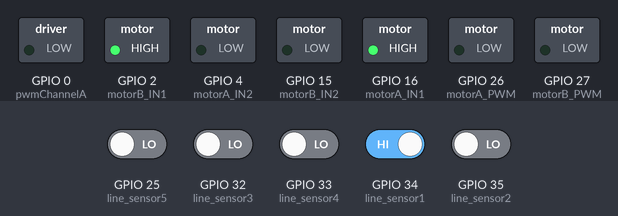
Bench run of a sketch on a simulated ESP32. On the bench: switched loads named in the sketch (green lamp = pin HIGH). The test bench sets the inputs (shaded band); at power-on: GPIO 34 (line_sensor1) HIGH, GPIO 25 (line_sensor5), GPIO 32 (line_sensor3), GPIO 33 (line_sensor4), GPIO 35 (line_sensor2) LOW. What the sketch prints to the serial monitor is not drawn.

Above: at 1.2 s.
1.3 s: GPIO 34 (line_sensor1) driven LOW
3.2 s: GPIO 25 (line_sensor5) driven HIGH and GPIO 32 (line_sensor3) driven HIGH and GPIO 33 (line_sensor4) driven HIGH and GPIO 34 (line_sensor1) driven HIGH and GPIO 35 (line_sensor2) driven HIGH
5.1 s: GPIO 25 (line_sensor5) driven LOW
At 6.1 s:
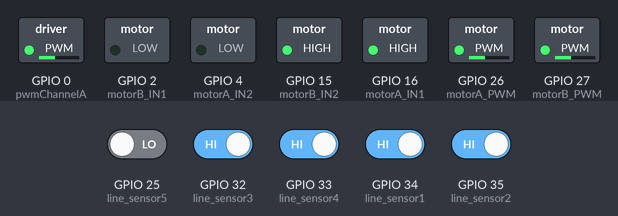
6.6 s: GPIO 34 (line_sensor1) driven LOW
At 7.2 s:
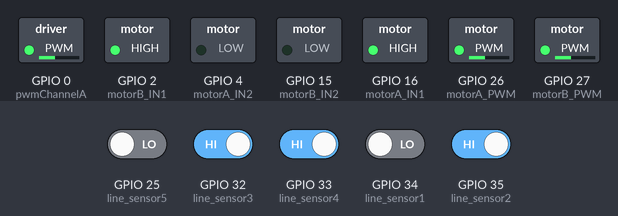
8.1 s: GPIO 25 (line_sensor5) driven HIGH
At 8.4 s:
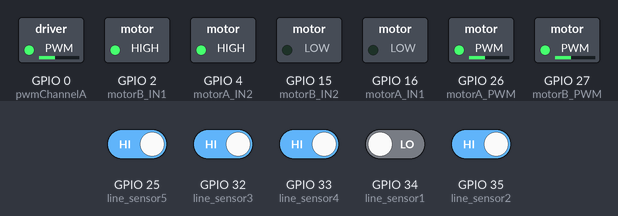
9.6 s: GPIO 32 (line_sensor3) driven LOW
At 10.7 s:
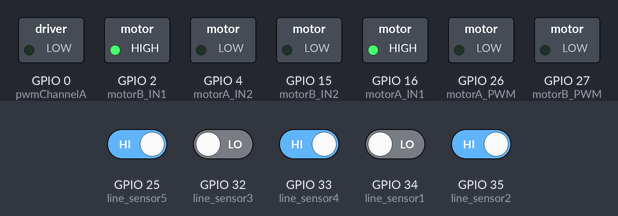
Timing chart, 0 to 12.1 s (numbered marks = the images above; inputs shaded):
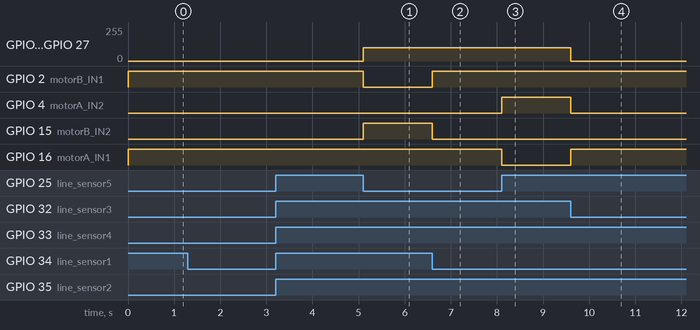

The sketch:

motor-driver-pwm.ino
```cpp
#include <driver/ledc.h>


// PWM Channels
const int pwmChannelA = 0;
const int pwmChannelB = 1;
const int pwmFreq = 5000;      // 5 KHz (bisa kamu sesuaikan)
const int pwmResolution = 8;   // 8-bit (0–255)

//pin roda
const int motorA_PWM = 26;
const int motorB_PWM = 27;
const int motorA_IN1 = 16;  // Motor kanan
const int motorA_IN2 = 4;
const int motorB_IN1 = 2;  // Motor kiri
const int motorB_IN2 = 15;

//pin sensor garis
const int line_sensor1 = 34; //paling kiri
const int line_sensor2 = 35;
const int line_sensor3 = 32;
const int line_sensor4 = 33;
const int line_sensor5 = 25;

void setup() {
  // put your setup code here, to run once:
  pinMode (motorA_IN1, OUTPUT);
  pinMode (motorA_IN2, OUTPUT);
  pinMode (motorB_IN1, OUTPUT);
  pinMode (motorB_IN2, OUTPUT);

  // Setup PWM
  ledcAttach(pwmChannelA, pwmFreq, pwmResolution);  // Set PWM untuk motor A
  ledcAttachPin(motorA_PWM, pwmChannelA);          // Attach pin PWM motor A

  ledcSetup(pwmChannelB, pwmFreq, pwmResolution);  // Set PWM untuk motor B
  ledcAttachPin(motorB_PWM, pwmChannelB);          // Attach pin PWM motor B


  pinMode (line_sensor1, INPUT);
  pinMode (line_sensor2, INPUT);
  pinMode (line_sensor3, INPUT);
  pinMode (line_sensor4, INPUT);
  pinMode (line_sensor5, INPUT);
}

void loop() {
  // put your main code here, to run repeatedly:
  int s1 = digitalRead(line_sensor1);
  int s2 = digitalRead(line_sensor2);
  int s3 = digitalRead(line_sensor3);
  int s4 = digitalRead(line_sensor4);
  int s5 = digitalRead(line_sensor5);


  if (s1 == LOW && s2 == HIGH && s3 == HIGH && s4 == HIGH && s5 == LOW) {
    // Maju
    Serial.println("Maju");
    move_motors(100,true, 100, true);
  }
  else if (s1 == LOW && s2 == HIGH && s3 == HIGH && s4 == HIGH && s5 == HIGH) {
    // Belok kanan
    Serial.println("Belok Kanan");
    move_motors(100,false, 100, true);
  }
  else if (s1 == HIGH && s2 == HIGH && s3 == HIGH && s4 == HIGH && s5 == LOW) {
    // Belok kiri
    Serial.println("Belok Kiri");
    move_motors(100,true, 100, false);
  }
  else if (s1 == HIGH && s2 == HIGH && s3 == HIGH && s4 == HIGH && s5 == HIGH) {
    // Stop (semua sensor mendeteksi garis)
    Serial.println("berhenti, dipersimpangan");
    stop_motors();
  }
  else if (s1 == LOW && s2 == LOW && s3 == LOW && s4 == LOW && s5 == LOW) {
    // Stop (semua sensor mendeteksi garis)
    Serial.println("berhenti, tidak ad garis");
    stop_motors();
  }
  else {
    // Default: berhenti
    stop_motors();
  }

}

void stop_motors() {
  move_motors(0, true, 0, true);
}

void move_motors(int speedA, bool forwardA, int speedB, bool forwardB) {
  digitalWrite(motorA_IN1, forwardA ? HIGH : LOW);
  digitalWrite(motorA_IN2, forwardA ? LOW : HIGH);
  ledcWrite(pwmChannelA, speedA);

  digitalWrite(motorB_IN1, forwardB ? HIGH : LOW);
  digitalWrite(motorB_IN2, forwardB ? LOW : HIGH);
  ledcWrite(pwmChannelB, speedB);
}
```

Measured:
- after the input at 5.1 s, GPIO 0 (pwmChannelA), GPIO 26 (motorA_PWM), GPIO 27 (motorB_PWM): 0/255 → 100/255 at once; GPIO 2 (motorB_IN1): HIGH → LOW at once; GPIO 15 (motorB_IN2): LOW → HIGH at once
- after the input at 6.6 s, GPIO 2 (motorB_IN1): LOW → HIGH at once; GPIO 15 (motorB_IN2): HIGH → LOW at once
- after the input at 8.1 s, GPIO 4 (motorA_IN2): LOW → HIGH at once; GPIO 16 (motorA_IN1): HIGH → LOW at once
- after the input at 9.6 s, GPIO 0 (pwmChannelA), GPIO 26 (motorA_PWM), GPIO 27 (motorB_PWM): 100/255 → 0/255 at once; GPIO 4 (motorA_IN2): HIGH → LOW at once; GPIO 16 (motorA_IN1): LOW → HIGH at once
